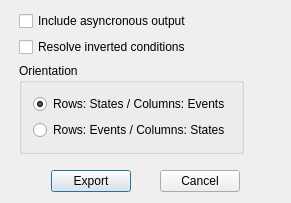
<ui version="4.0" >
 <class>ExportStateTableDlg</class>
 <widget class="QDialog" name="ExportStateTableDlg" >
  <property name="geometry" >
   <rect>
    <x>0</x>
    <y>0</y>
    <width>291</width>
    <height>203</height>
   </rect>
  </property>
  <property name="windowTitle" >
   <string>State Table Export Options</string>
  </property>
  <layout class="QVBoxLayout" >
   <item>
    <layout class="QVBoxLayout" >
     <item>
      <layout class="QHBoxLayout" >
       <item>
        <spacer>
         <property name="orientation" >
          <enum>Qt::Horizontal</enum>
         </property>
         <property name="sizeType" >
          <enum>QSizePolicy::Expanding</enum>
         </property>
         <property name="sizeHint" >
          <size>
           <width>16</width>
           <height>20</height>
          </size>
         </property>
        </spacer>
       </item>
       <item>
        <layout class="QVBoxLayout" >
         <item>
          <widget class="QCheckBox" name="cb_includeout" >
           <property name="text" >
            <string>Include asyncronous output</string>
           </property>
          </widget>
         </item>
         <item>
          <widget class="QCheckBox" name="cb_resolve_invert" >
           <property name="text" >
            <string>Resolve inverted conditions</string>
           </property>
          </widget>
         </item>
         <item>
          <widget class="QGroupBox" name="bg_orientation" >
           <property name="title" >
            <string>Orientation</string>
           </property>
           <layout class="QVBoxLayout" >
            <item>
             <widget class="QRadioButton" name="rb_orientation0" >
              <property name="text" >
               <string>Rows: States / Columns: Events</string>
              </property>
              <property name="checked" >
               <bool>true</bool>
              </property>
             </widget>
            </item>
            <item>
             <widget class="QRadioButton" name="rb_orientation1" >
              <property name="text" >
               <string>Rows: Events / Columns: States</string>
              </property>
             </widget>
            </item>
           </layout>
          </widget>
         </item>
        </layout>
       </item>
       <item>
        <spacer>
         <property name="orientation" >
          <enum>Qt::Horizontal</enum>
         </property>
         <property name="sizeType" >
          <enum>QSizePolicy::Expanding</enum>
         </property>
         <property name="sizeHint" >
          <size>
           <width>44</width>
           <height>20</height>
          </size>
         </property>
        </spacer>
       </item>
      </layout>
     </item>
     <item>
      <spacer>
       <property name="orientation" >
        <enum>Qt::Vertical</enum>
       </property>
       <property name="sizeType" >
        <enum>QSizePolicy::Expanding</enum>
       </property>
       <property name="sizeHint" >
        <size>
         <width>20</width>
         <height>20</height>
        </size>
       </property>
      </spacer>
     </item>
     <item>
      <layout class="QHBoxLayout" >
       <item>
        <spacer>
         <property name="orientation" >
          <enum>Qt::Horizontal</enum>
         </property>
         <property name="sizeType" >
          <enum>QSizePolicy::Expanding</enum>
         </property>
         <property name="sizeHint" >
          <size>
           <width>40</width>
           <height>20</height>
          </size>
         </property>
        </spacer>
       </item>
       <item>
        <widget class="QPushButton" name="pb_export" >
         <property name="text" >
          <string>Export</string>
         </property>
         <property name="default" >
          <bool>true</bool>
         </property>
        </widget>
       </item>
       <item>
        <spacer>
         <property name="orientation" >
          <enum>Qt::Horizontal</enum>
         </property>
         <property name="sizeType" >
          <enum>QSizePolicy::Expanding</enum>
         </property>
         <property name="sizeHint" >
          <size>
           <width>20</width>
           <height>16</height>
          </size>
         </property>
        </spacer>
       </item>
       <item>
        <widget class="QPushButton" name="pb_cancel" >
         <property name="text" >
          <string>Cancel</string>
         </property>
        </widget>
       </item>
       <item>
        <spacer>
         <property name="orientation" >
          <enum>Qt::Horizontal</enum>
         </property>
         <property name="sizeType" >
          <enum>QSizePolicy::Expanding</enum>
         </property>
         <property name="sizeHint" >
          <size>
           <width>40</width>
           <height>20</height>
          </size>
         </property>
        </spacer>
       </item>
      </layout>
     </item>
    </layout>
   </item>
  </layout>
 </widget>
 <layoutdefault spacing="6" margin="11" />
 <pixmapfunction>qPixmapFromMimeSource</pixmapfunction>
 <customwidgets>
  <customwidget>
   <class>QGroupBox</class>
   <extends>QGroupBox</extends>
   <header>Qt3Support/QGroupBox</header>
   <container>1</container>
  </customwidget>
 </customwidgets>
 <tabstops>
  <tabstop>cb_includeout</tabstop>
  <tabstop>rb_orientation0</tabstop>
  <tabstop>rb_orientation1</tabstop>
  <tabstop>pb_export</tabstop>
  <tabstop>pb_cancel</tabstop>
 </tabstops>
 <resources/>
 <connections>
  <connection>
   <sender>cb_includeout</sender>
   <signal>clicked()</signal>
   <receiver>ExportStateTableDlg</receiver>
   <slot>includeOutputsClicked()</slot>
   <hints>
    <hint type="sourcelabel" >
     <x>20</x>
     <y>20</y>
    </hint>
    <hint type="destinationlabel" >
     <x>20</x>
     <y>20</y>
    </hint>
   </hints>
  </connection>
  <connection>
   <sender>pb_export</sender>
   <signal>clicked()</signal>
   <receiver>ExportStateTableDlg</receiver>
   <slot>accept()</slot>
   <hints>
    <hint type="sourcelabel" >
     <x>20</x>
     <y>20</y>
    </hint>
    <hint type="destinationlabel" >
     <x>20</x>
     <y>20</y>
    </hint>
   </hints>
  </connection>
  <connection>
   <sender>pb_cancel</sender>
   <signal>clicked()</signal>
   <receiver>ExportStateTableDlg</receiver>
   <slot>reject()</slot>
   <hints>
    <hint type="sourcelabel" >
     <x>20</x>
     <y>20</y>
    </hint>
    <hint type="destinationlabel" >
     <x>20</x>
     <y>20</y>
    </hint>
   </hints>
  </connection>
  <connection>
   <sender>bg_orientation</sender>
   <signal>clicked(int)</signal>
   <receiver>ExportStateTableDlg</receiver>
   <slot>orientationClicked(int)</slot>
   <hints>
    <hint type="sourcelabel" >
     <x>20</x>
     <y>20</y>
    </hint>
    <hint type="destinationlabel" >
     <x>20</x>
     <y>20</y>
    </hint>
   </hints>
  </connection>
  <connection>
   <sender>cb_resolve_invert</sender>
   <signal>clicked()</signal>
   <receiver>ExportStateTableDlg</receiver>
   <slot>resolveInvertedClicked()</slot>
   <hints>
    <hint type="sourcelabel" >
     <x>20</x>
     <y>20</y>
    </hint>
    <hint type="destinationlabel" >
     <x>20</x>
     <y>20</y>
    </hint>
   </hints>
  </connection>
 </connections>
</ui>
